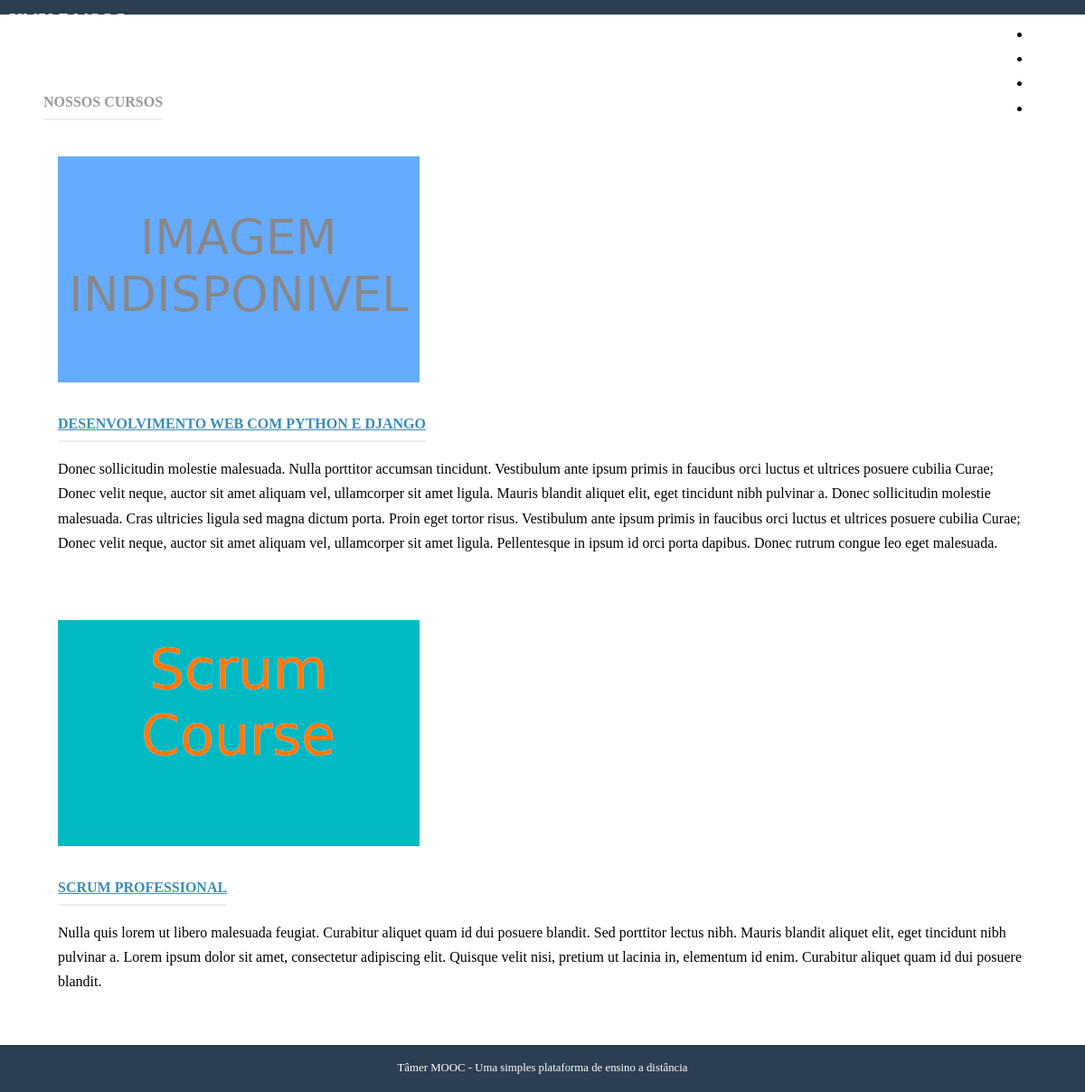
Screenshot of /cursos/ with the database file from the repository.
### courses/models.py (models this page shows)
class Course(models.Model):
    name          = models.CharField('Nome', max_length = 100)
    slug          = models.SlugField('Atalho')
    about         = models.CharField('Descrição breve', blank = True, max_length = 250)
    description   = models.TextField('Descrição completa', blank = True)
    start_date    = models.DateField(
        'Data de Início', null = True, blank = True
    )                                                                           #blank = True diz que não é obrigatório preender
    image         = models.ImageField(
        upload_to = 'courses/images', verbose_name = 'Imagem', null = True, blank = True
    )
    created_at    = models.DateTimeField('Criado em', auto_now_add=True)
    updated_at    = models.DateTimeField('Atualizado em', auto_now=True)
    objects       = CourseManager()
    def __str__(self):
        return(self.name)
    def get_absolute_url(self):
        return reverse('courses:details', kwargs={'slug': self.slug})
    class Meta:
        verbose_name        = 'Curso'
        verbose_name_plural = 'Cursos'
        ordering            = ['name']

### courses/views.py (the view)
# urls.py: path('',views.index ,name='index'),
def index(request):
    courses = Course.objects.all()
    template_name = 'courses/index.html'
    context = {
        'courses':courses
    }
    return render(request, template_name, context)

### courses/templates/courses/index.html (shortened to what this page needs)
{% extends "base.html" %}
{% load static %}
{% block content %}
<div class="pure-g-r content-ribbon">
    <div class="pure-u-1">
        <br>
        <h4 class="content-subhead">Nossos Cursos</h4>
    </div>
</div>
{% for course in courses %}
<div class="pure-g-r content-ribbon">
    <div class="pure-u-1-3">
        <div class="l-box">
            <a href=" {{ course.get_absolute_url }}  ">
            {% if course.image %}
            <img src="{{ course.image.url }}" alt="{{ course }}" />
            {% else %}
            <img src="{% static 'img/imagem_padrao.png' %}" alt="{{ course }}" />
            {% endif %}
            </a>
        </div>
    </div>
    <div class="pure-u-2-3">
        <div class="l-box">
            <h4 class="content-subhead"><a href="{{ course.get_absolute_url }}" title="">{{ course }}</a></h4>
            {{ course.description|linebreaks }}
        </div>
    </div>
</div>
{% endfor %}
{% endblock %}

### core/static/css/styles.css (style rules this page uses)
* { -webkit-box-sizing: border-box; -moz-box-sizing: border-box; box-sizing: border-box; }
body { margin: 0 auto; line-height: 1.7em; }
a { color: #3b8bba; }
.l-box { padding: 1em; }
.content .content-subhead { color: #999; padding-bottom: 0.3em; text-transform: uppercase; margin: 0; border-bottom: 2px solid #eee; display: inline-block; }
.content .content-ribbon { margin: 1.5em 3em; }

### rows the page displays
Course: name "DESENVOLVIMENTO WEB COM PYTHON E DJANGO", description "Donec sollicitudin molestie malesuada. Nulla porttitor accumsan tincidunt. Vestibulum ante ipsum primis in faucibus orci luctus et ultrices posuere cubilia Curae; Donec velit neque, auctor sit amet aliquam vel, ullamcorper sit amet ligula. Mauris blandit aliquet elit, eget tincidunt nibh pulvinar a. Donec sollicitudin molestie malesuada. Cras ultricies ligula sed magna dictum porta. Proin eget tortor risus. Vestibulum ante ipsum primis in faucibus orci luctus et ultrices posuere cubilia Curae; Donec velit neque, auctor sit amet aliquam vel, ullamcorper sit amet ligula. Pellentesque in ipsum id orci porta dapibus. Donec rutrum congue leo eget malesuada."
Course: image (picture), name "SCRUM PROFESSIONAL", description "Nulla quis lorem ut libero malesuada feugiat. Curabitur aliquet quam id dui posuere blandit. Sed porttitor lectus nibh. Mauris blandit aliquet elit, eget tincidunt nibh pulvinar a. Lorem ipsum dolor sit amet, consectetur adipiscing elit. Quisque velit nisi, pretium ut lacinia in, elementum id enim. Curabitur aliquet quam id dui posuere blandit."
